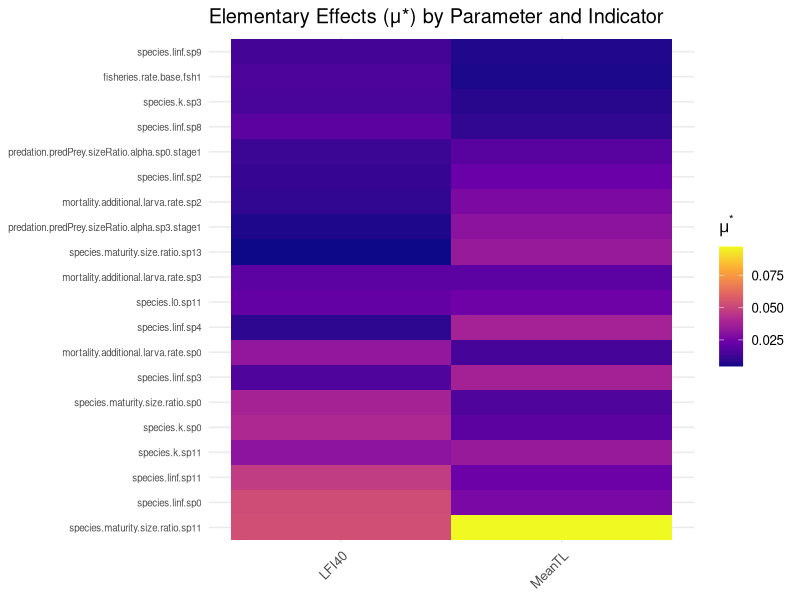

Write R code to recreate this figure.
library(data.table)
library(ggplot2)

## --------------------------------
## 1. 读取三类指标的 μ* 结果
## --------------------------------
EE_lfi      <- fread("5.elementary_effect/EE_LFI40_stats.csv")[, .(param_name, mu_star)]
# EE_length   <- fread("5.elementary_effect/EE_meanLength_stats.csv")[, .(param_name, mu_star)]
EE_trophic  <- fread("5.elementary_effect/EE_meanTL_stats.csv")[, .(param_name, mu_star)]

## 给列加标签
EE_lfi[,      indicator := "LFI40"]
# EE_length[,   indicator := "MeanLength"]
EE_trophic[,  indicator := "MeanTL"]

## --------------------------------
## 2. 合并成长格式表
## --------------------------------
# EE_all <- rbindlist(list(EE_lfi, EE_length, EE_trophic))
EE_all <- rbindlist(list(EE_lfi, EE_trophic))
EE_all <- EE_all[!is.na(mu_star)]  # 移除NA（有些参数可能对某些指标无效）

## --------------------------------
## 3. 可选：对参数名排序（按总μ*影响力）
## --------------------------------
param_order <- EE_all[, .(total_mu_star = sum(mu_star, na.rm = TRUE)), by = param_name][
  order(-total_mu_star), param_name]

EE_all[, param_name := factor(param_name, levels = param_order)]
# EE_all[, indicator := factor(indicator, levels = c("LFI40", "MeanLength", "MeanTL"))]
EE_all[, indicator := factor(indicator, levels = c("LFI40", "MeanTL"))]

## --------------------------------
## 4. 画热图
## --------------------------------

top_params <- head(param_order, 20)
EE_all <- EE_all[param_name %in% top_params]

ggplot(EE_all, aes(x = indicator, y = param_name, fill = mu_star)) +
  geom_tile() +
  scale_fill_viridis_c(option = "C", name = expression(mu^"*")) +
  labs(x = NULL, y = NULL, title = "Elementary Effects (μ*) by Parameter and Indicator") +
  theme_minimal(base_size = 12) +
  theme(
    axis.text.y = element_text(size = 7),
    axis.text.x = element_text(angle = 45, hjust = 1)
  )
